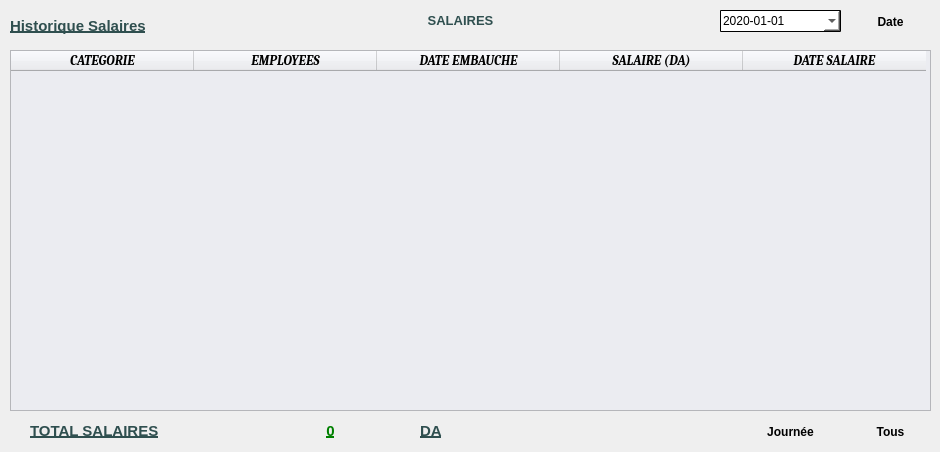
   <widget class="QWidget" name="tab_3">
    <attribute name="title">
     <string>Historique Salaires</string>
    </attribute>
    <widget class="QPushButton" name="title_13">
     <property name="geometry">
      <rect>
       <x>420</x>
       <y>420</y>
       <width>41</width>
       <height>21</height>
      </rect>
     </property>
     <property name="font">
      <font>
       <pointsize>11</pointsize>
       <weight>75</weight>
       <bold>true</bold>
       <underline>true</underline>
      </font>
     </property>
     <property name="styleSheet">
      <string notr="true">QPushButton{color:#2f4f4f;border : 0px;text-align:left;}</string>
     </property>
     <property name="text">
      <string>DA</string>
     </property>
    </widget>
    <widget class="QTableWidget" name="salaryTableWidget">
     <property name="geometry">
      <rect>
       <x>10</x>
       <y>50</y>
       <width>921</width>
       <height>361</height>
      </rect>
     </property>
     <property name="font">
      <font>
       <family>Arial</family>
       <pointsize>10</pointsize>
       <weight>75</weight>
       <italic>true</italic>
       <bold>true</bold>
      </font>
     </property>
     <property name="styleSheet">
      <string notr="true">background-color: #ebecf1;</string>
     </property>
     <property name="showGrid">
      <bool>false</bool>
     </property>
     <property name="rowCount">
      <number>0</number>
     </property>
     <property name="columnCount">
      <number>5</number>
     </property>
     <attribute name="horizontalHeaderDefaultSectionSize">
      <number>183</number>
     </attribute>
     <column>
      <property name="text">
       <string>CATEGORIE</string>
      </property>
      <property name="font">
       <font>
        <family>Cambria</family>
        <pointsize>10</pointsize>
        <weight>75</weight>
        <bold>true</bold>
       </font>
      </property>
     </column>
     <column>
      <property name="text">
       <string>EMPLOYEES</string>
      </property>
      <property name="font">
       <font>
        <family>Cambria</family>
        <pointsize>10</pointsize>
        <weight>75</weight>
        <bold>true</bold>
       </font>
      </property>
     </column>
     <column>
      <property name="text">
       <string>DATE EMBAUCHE</string>
      </property>
      <property name="font">
       <font>
        <family>Cambria</family>
        <pointsize>10</pointsize>
        <weight>75</weight>
        <bold>true</bold>
       </font>
      </property>
     </column>
     <column>
      <property name="text">
       <string>SALAIRE (DA)</string>
      </property>
      <property name="font">
       <font>
        <family>Cambria</family>
        <pointsize>10</pointsize>
        <weight>75</weight>
        <bold>true</bold>
       </font>
      </property>
     </column>
     <column>
      <property name="text">
       <string>DATE SALAIRE</string>
      </property>
      <property name="font">
       <font>
        <family>Cambria</family>
        <pointsize>10</pointsize>
        <weight>75</weight>
        <bold>true</bold>
       </font>
      </property>
     </column>
    </widget>
    <widget class="QPushButton" name="salaryGlobal">
     <property name="geometry">
      <rect>
       <x>850</x>
       <y>420</y>
       <width>81</width>
       <height>23</height>
      </rect>
     </property>
     <property name="font">
      <font>
       <weight>75</weight>
       <bold>true</bold>
      </font>
     </property>
     <property name="cursor">
      <cursorShape>PointingHandCursor</cursorShape>
     </property>
     <property name="toolTip">
      <string>Afficher Historique Dépots Global</string>
     </property>
     <property name="statusTip">
      <string>Afficher Historique Dépots Global</string>
     </property>
     <property name="styleSheet">
      <string notr="true">QPushButton{  border:0px;}
QPushButton:hover{color:green;}
QPushButton:focus{color:green;}</string>
     </property>
     <property name="text">
      <string>Tous</string>
     </property>
     <property name="icon">
      <iconset>
       <normaloff>../../IMAGES/EditImages/database (1).png</normaloff>../../IMAGES/EditImages/database (1).png</iconset>
     </property>
     <property name="shortcut">
      <string>Return</string>
     </property>
    </widget>
    <widget class="QPushButton" name="salaryDate">
     <property name="geometry">
      <rect>
       <x>320</x>
       <y>10</y>
       <width>281</width>
       <height>21</height>
      </rect>
     </property>
     <property name="font">
      <font>
       <pointsize>10</pointsize>
       <weight>75</weight>
       <bold>true</bold>
       <underline>false</underline>
      </font>
     </property>
     <property name="styleSheet">
      <string notr="true">QPushButton{color:#2f4f4f;border : 0px;text-align:center;}</string>
     </property>
     <property name="text">
      <string>SALAIRES</string>
     </property>
    </widget>
    <widget class="QPushButton" name="pushButton_5">
     <property name="geometry">
      <rect>
       <x>10</x>
       <y>10</y>
       <width>221</width>
       <height>31</height>
      </rect>
     </property>
     <property name="font">
      <font>
       <pointsize>11</pointsize>
       <weight>75</weight>
       <bold>true</bold>
       <underline>true</underline>
      </font>
     </property>
     <property name="styleSheet">
      <string notr="true">QPushButton{color:#2f4f4f;border : 0px;text-align:left;}</string>
     </property>
     <property name="text">
      <string>Historique Salaires</string>
     </property>
     <property name="icon">
      <iconset>
       <normaloff>../../IMAGES/Icons/worker-loading-boxes.png</normaloff>../../IMAGES/Icons/worker-loading-boxes.png</iconset>
     </property>
    </widget>
    <widget class="QPushButton" name="title_14">
     <property name="geometry">
      <rect>
       <x>30</x>
       <y>420</y>
       <width>211</width>
       <height>21</height>
      </rect>
     </property>
     <property name="font">
      <font>
       <pointsize>11</pointsize>
       <weight>75</weight>
       <bold>true</bold>
       <underline>true</underline>
      </font>
     </property>
     <property name="styleSheet">
      <string notr="true">QPushButton{color:#2f4f4f;border : 0px;text-align:left;}</string>
     </property>
     <property name="text">
      <string>TOTAL SALAIRES</string>
     </property>
    </widget>
    <widget class="QPushButton" name="salaryTotal">
     <property name="geometry">
      <rect>
       <x>240</x>
       <y>420</y>
       <width>181</width>
       <height>21</height>
      </rect>
     </property>
     <property name="font">
      <font>
       <pointsize>11</pointsize>
       <weight>75</weight>
       <bold>true</bold>
       <underline>true</underline>
      </font>
     </property>
     <property name="styleSheet">
      <string notr="true">QPushButton{color:green;border : 0px;text-align:center;}</string>
     </property>
     <property name="text">
      <string>0</string>
     </property>
    </widget>
    <widget class="QPushButton" name="salaryDay">
     <property name="geometry">
      <rect>
       <x>750</x>
       <y>420</y>
       <width>81</width>
       <height>23</height>
      </rect>
     </property>
     <property name="font">
      <font>
       <weight>75</weight>
       <bold>true</bold>
      </font>
     </property>
     <property name="cursor">
      <cursorShape>PointingHandCursor</cursorShape>
     </property>
     <property name="toolTip">
      <string>Afficher Historique Dépots Journalier</string>
     </property>
     <property name="statusTip">
      <string>Afficher Historique Dépenses Journalier</string>
     </property>
     <property name="styleSheet">
      <string notr="true">QPushButton{  border:0px;}
QPushButton:hover{color:green;}
QPushButton:focus{color:green;}</string>
     </property>
     <property name="text">
      <string>Journée</string>
     </property>
     <property name="icon">
      <iconset>
       <normaloff>../../IMAGES/EditImages/database (1).png</normaloff>../../IMAGES/EditImages/database (1).png</iconset>
     </property>
     <property name="shortcut">
      <string>Return</string>
     </property>
    </widget>
    <widget class="QDateEdit" name="salaryDater">
     <property name="geometry">
      <rect>
       <x>720</x>
       <y>10</y>
       <width>121</width>
       <height>22</height>
      </rect>
     </property>
     <property name="styleSheet">
      <string notr="true">QDateEdit{background-color:white;border : 1px solid; border-radius:1px;}</string>
     </property>
     <property name="dateTime">
      <datetime>
       <hour>0</hour>
       <minute>0</minute>
       <second>0</second>
       <year>2020</year>
       <month>1</month>
       <day>1</day>
      </datetime>
     </property>
     <property name="minimumDateTime">
      <datetime>
       <hour>0</hour>
       <minute>0</minute>
       <second>0</second>
       <year>2019</year>
       <month>12</month>
       <day>1</day>
      </datetime>
     </property>
     <property name="displayFormat">
      <string>yyyy-MM-dd</string>
     </property>
     <property name="calendarPopup">
      <bool>true</bool>
     </property>
    </widget>
    <widget class="QPushButton" name="dateSalary">
     <property name="geometry">
      <rect>
       <x>850</x>
       <y>10</y>
       <width>81</width>
       <height>23</height>
      </rect>
     </property>
     <property name="font">
      <font>
       <weight>75</weight>
       <bold>true</bold>
      </font>
     </property>
     <property name="cursor">
      <cursorShape>PointingHandCursor</cursorShape>
     </property>
     <property name="toolTip">
      <string>Afficher Historique Dépenses Journalier</string>
     </property>
     <property name="statusTip">
      <string>Afficher Historique Dépenses Journalier</string>
     </property>
     <property name="styleSheet">
      <string notr="true">QPushButton{  border:0px;}
QPushButton:hover{color:green;}
QPushButton:focus{color:green;}</string>
     </property>
     <property name="text">
      <string>Date</string>
     </property>
     <property name="icon">
      <iconset>
       <normaloff>../../IMAGES/Icons/calendar.png</normaloff>../../IMAGES/Icons/calendar.png</iconset>
     </property>
     <property name="shortcut">
      <string>Return</string>
     </property>
    </widget>
   </widget>
